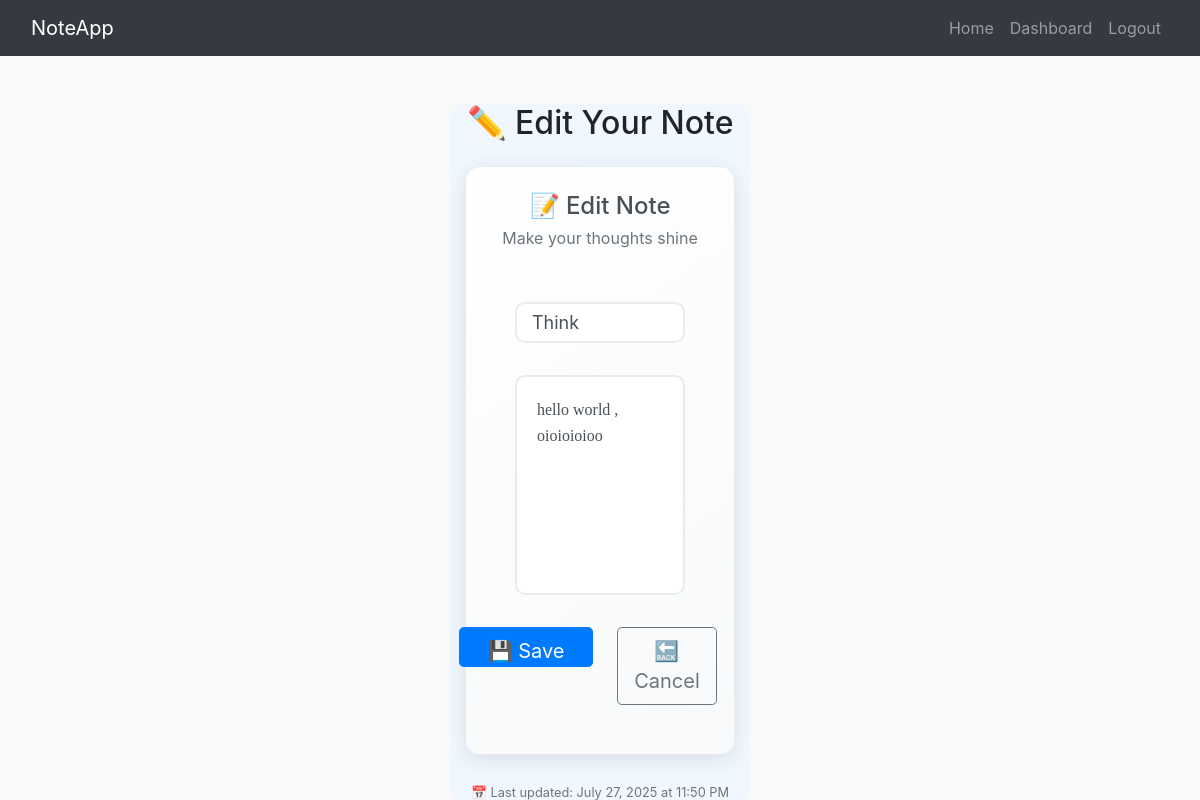
Page /edit-note/3 (signed in) on the committed database.
### Note_website/model.py (models this page shows)
class Note(db.Model):
    id = db.Column(db.Integer, primary_key=True)                           # Note ID
    subject = db.Column(db.String(200), nullable=False)                    # Note title
    data = db.Column(db.String(10000000))                                 # Note content
    date = db.Column(db.DateTime(timezone=True), default=func.now())      # Created date
    user_id = db.Column(db.Integer, db.ForeignKey('user.id'))             # Owner reference

### Note_website/views.py (the view, shortened to what this page needs)
@views.route('/edit-note/<int:id>', methods=['GET', 'POST'])
@login_required
def edit_note(id):
    note = Note.query.get_or_404(id)
    if note.user_id != current_user.id:
        flash('You do not have permission to edit this note.', category='error')
        return redirect(url_for('views.home'))
    return render_template('note.html', note=note, user=current_user)

### Note_website/__init__.py (called while the page is built)
def create_app():
  app = Flask(__name__)
  app.config['SECRET_KEY'] = os.getenv('SECRET_KEY')  # Fallback to default
  app.config['SQLALCHEMY_DATABASE_URI'] =f'sqlite:///{DB_NAME}'  # SQLite database
  db.init_app(app)
  from .views import views  # Main app routes
  from .auth  import auth   # Authentication routes
  app.register_blueprint(views,url_prefix='/')
  app.register_blueprint(auth,url_prefix='/')
  from .model import User, Note
  create_database(app)
  login_manager= LoginManager()
  login_manager.login_view ='auth.login'  # Redirect here if not logged in
  login_manager.init_app(app)
  @login_manager.user_loader
  def loaduser(id):
    return User.query.get(int(id))
  return app

### Note_website/templates/note.html (shortened to what this page needs)
{% extends "base.html" %} {% block title %}Edit Note{% endblock %}
{% block content %}
<div class="container mt-5">
    <h2 class="text-center mb-4">✏️ Edit Your Note</h2>
    <div class="writing-card mb-4">
        <div class="writing-header">
            <h4>📝 Edit Note</h4>
            <p class="text-muted mb-0">Make your thoughts shine</p>
        </div>
        <form method="POST">
            <div class="form-group mb-3">
                <input
                    type="text"
                    name="subject"
                    class="form-control subject-input"
                    placeholder="📌 What's this about?"
                    value="{{ note.subject if note.subject else '' }}"
                    autocomplete="off"
                    required
                >
            </div>
            <div class="form-group mb-3">
                <textarea
                    name="note"
                    id="note"
                    class="form-control note-textarea"
                    placeholder="💭 Start writing your thoughts here..."
                    required
                >{{ note.data }}</textarea>
            </div>
            <div class="d-flex gap-2">
                <button type="submit" class="btn btn-primary btn-lg flex-grow-1 px-4 py-2">
                    💾 Save Changes
                </button>
                <a href="{{ url_for('views.home') }}" class="btn btn-outline-secondary btn-lg px-3 py-2 mx-4 w-[20px]">
                    🔙 Cancel
                </a>
            </div>
        </form>
    </div>
    <div class="text-center mt-4">
        <small class="text-muted">
            📅 Last updated: {{ note.date.strftime('%B %d, %Y at %I:%M %p') if note.date else 'New note' }}
        </small>
    </div>
</div>
{% endblock %}

### Note_website/static/style.css (style rules this page uses)
.container { max-width: 300px; background-color: #F1F7FE; border-radius: 15px; overflow: hidden; }
form { display: flex; align-items: center; flex-direction: column; padding: 32px 24px 24px; gap: 16px; text-align: center; }
form button { background-color: #4287ef; color: white; width: 100%; height: 40px; padding-top: 8px; padding-bottom: 8px; border: 0; overflow: hidden; border-radius: 25px; font-size: 1rem; font-weight: 600; cursor: pointer; transition: all 1s ease-in-out; }

### Note_website/templates/base.html (style rules this page uses)
body { background: #f8f9fa; }

### Note_website/templates/note.html (style rules this page uses)
.writing-card { background: linear-gradient(145deg, #ffffff, #f8f9fa); padding: 25px; border-radius: 15px; box-shadow: 0 4px 20px rgba(0,0,0,0.1); border: 1px solid #e9ecef; max-width: 800px; margin: 0 auto; }
.writing-header { text-align: center; margin-bottom: 20px; }
.writing-header h4 { color: #495057; margin-bottom: 5px; }
.subject-input { font-size: 18px; padding: 15px; border-radius: 10px; border: 2px solid #e9ecef; transition: all 0.3s ease; }
.note-textarea { font-size: 16px; padding: 20px; border-radius: 10px; border: 2px solid #e9ecef; width: 100%; height: 180px; min-height: 180px; max-height: 180px; resize: none; font-family: 'Georgia', serif; line-height: 1.6; transition: all 0.3s ease; }
@media (min-width: 768px) { .note-textarea { height: 200px; min-height: 200px; max-height: 200px; } }
.btn { min-width: 100px; }
@media (min-width: 1200px) { .note-textarea { height: 220px; min-height: 220px; max-height: 220px; } }
.form-control::placeholder { color: #adb5bd; font-style: italic; }
.note-textarea { transition: height 0.3s ease; }

### rows in the picture
Note: subject "Think", note "hello world , oioioioioo", date "July 27, 2025 at 11:50 PM"
